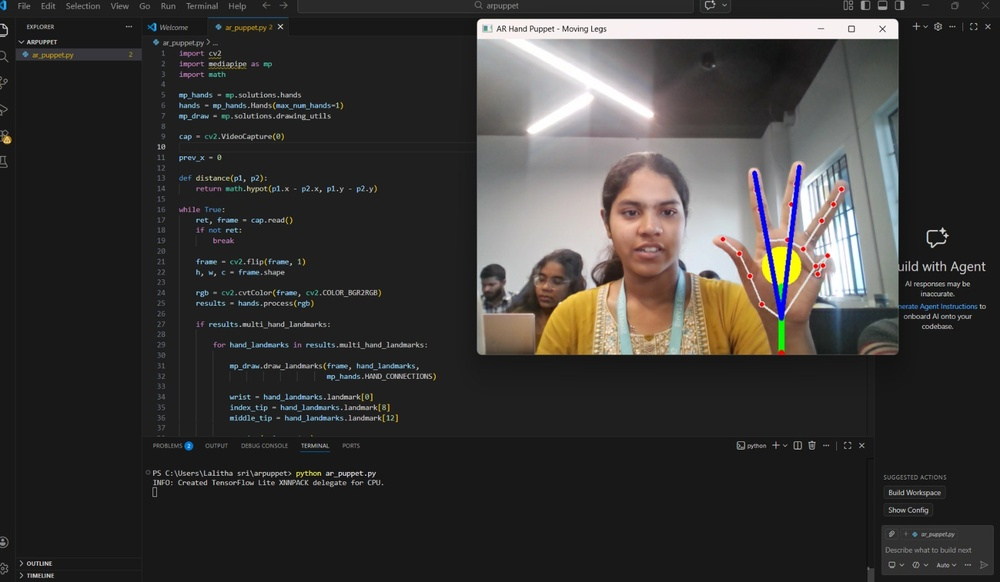
#> input picture Activities/activity_puppet.jpeg, 1000 x 582 px, shrunk from 1600 x 931 before the run
$ jupyter execute Activity_3.ipynb   (shell and % lines are left out)
#> lines starting #> are read from the running program, lines starting #| are printed output that depends on the picture; after the words box and inside, x2 and y2 are one past the last pixel; in counts of white or black regions, pixels touching at a corner belong together
<a href="https://colab.research.google.com/github/hasini031/DSA0216-CV/blob/main/Activity_3.ipynb" target="_parent"></a>

[cell 1]

import cv2
import numpy as np
import matplotlib.pyplot as plt
from google.colab import files

print("Upload your image")
uploaded = files.upload()
#> the answer given: activity_puppet.jpeg
filename = list(uploaded.keys())[0]

img = cv2.imread(filename)
#> img is the input picture: shape (582, 1000, 3); mean B, G, R 55, 56.6, 58.5
img_gray = cv2.cvtColor(img, cv2.COLOR_BGR2GRAY)
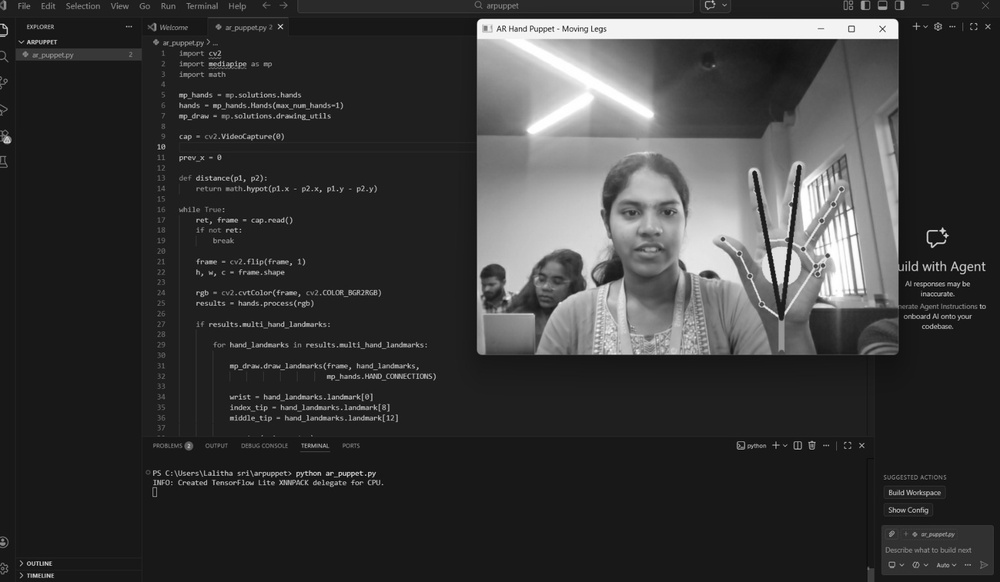
#> img_gray: shape (582, 1000); min 0, max 255, mean 57

_, img_thresh = cv2.threshold(img_gray, 127, 255, cv2.THRESH_BINARY)
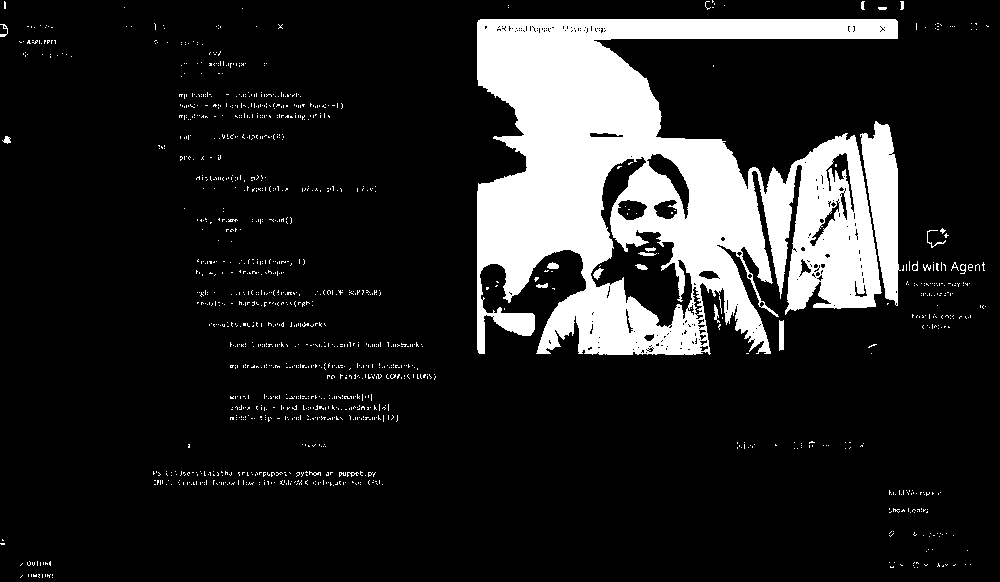
#> img_thresh: shape (582, 1000); 15% white; 1327 white regions (1304 under 20 px), largest, box (x1, y1, x2, y2) and area: (477, 19, 898, 355) 78178, (860, 121, 901, 306) 4241, (779, 320, 784, 351) 148

num_labels, labels, stats, centroids = cv2.connectedComponentsWithStats(img_thresh, connectivity=8)
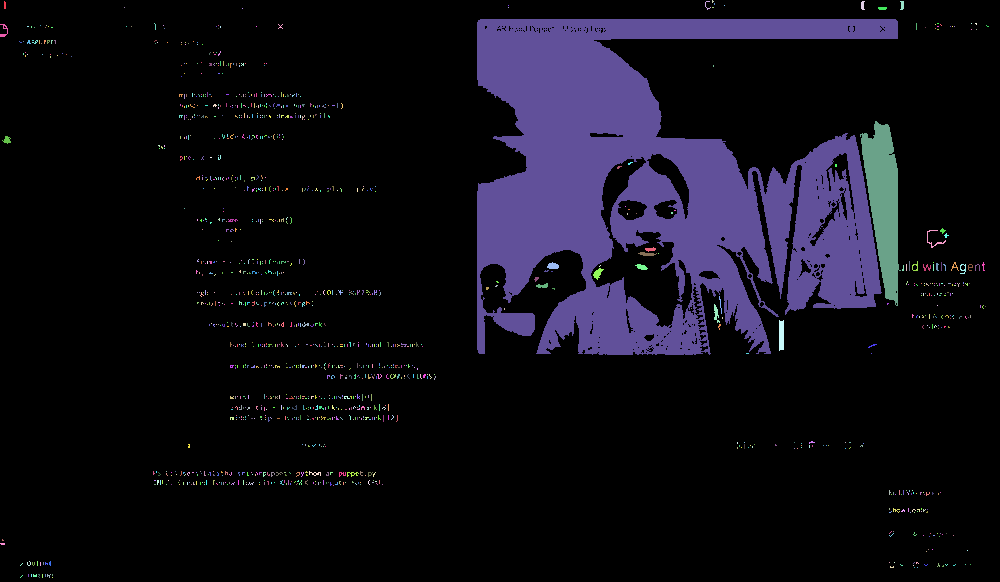
#> labels: shape (582, 1000) int32; 1328 distinct labels, from 0 to 1327; one colour per label, 0 black
#> num_labels = 1328; stats = 1328 rows, first 6: [0, 0, 1000, 582, 494774], [4, 1, 2, 8, 15], [705, 1, 6, 9, 15], [712, 0, 2, 3, 4], [861, 1, 4, 9, 27], [900, 1, 4, 9, 28]; centroids = 1328 pairs, first value 2.22 to 987, second value 1 to 577

img_rgb = cv2.cvtColor(img, cv2.COLOR_BGR2RGB)
img_color = img_rgb.copy()

colors = np.random.randint(0, 255, size=(num_labels, 3))
#> colors = 1328 rows, first 8: [172, 47, 117], [192, 67, 251], [195, 103, 9], [211, 21, 242], [36, 87, 70], [216, 88, 140], [58, 193, 230], [39, 87, 174]

for i in range(1, num_labels):
    img_color[labels == i] = colors[i]
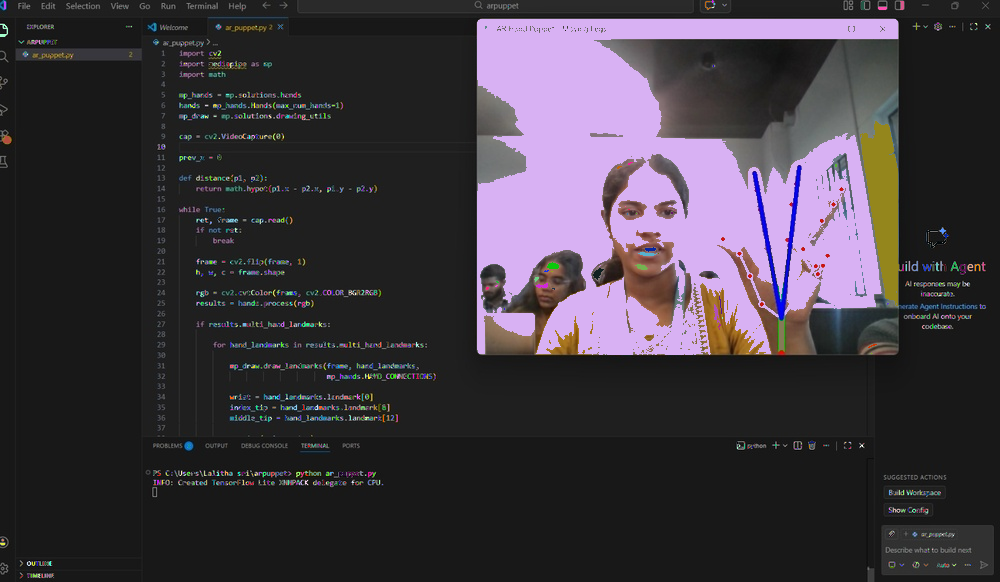
#> img_color: shape (582, 1000, 3); mean R, G, B 61.8, 55.7, 63.6

plt.figure(figsize=(12,5))

plt.subplot(1,2,1)
plt.imshow(img_rgb)
plt.title("Original Image")
plt.axis("off")

plt.subplot(1,2,2)
plt.imshow(img_color)
plt.title(f"Region Tracing - {num_labels-1} Regions")
plt.axis("off")

plt.show()

print(f"Found {num_labels-1} regions")
#| Found 1327 regions
for i in range(1, num_labels):
    print(f"Region {i}: Area = {stats[i, cv2.CC_STAT_AREA]} pixels")
#> this loop made 1327 passes
#| Region 1: Area = 15 pixels
#| Region 2: Area = 15 pixels
#| Region 3: Area = 4 pixels
#| Region 4: Area = 27 pixels
#| Region 5: Area = 28 pixels
#| Region 6: Area = 2 pixels
#| Region 7: Area = 1 pixels
#| Region 8: Area = 1 pixels
#> (further printed lines are left out)
